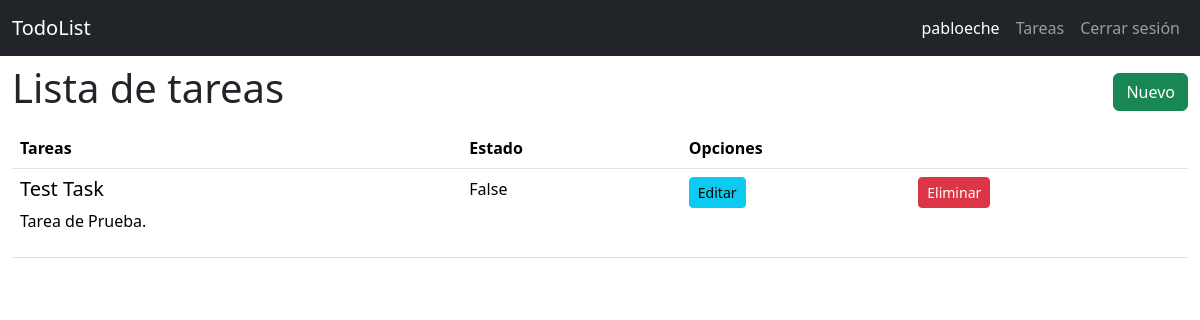
The app's page /todo/list (signed in), older data.
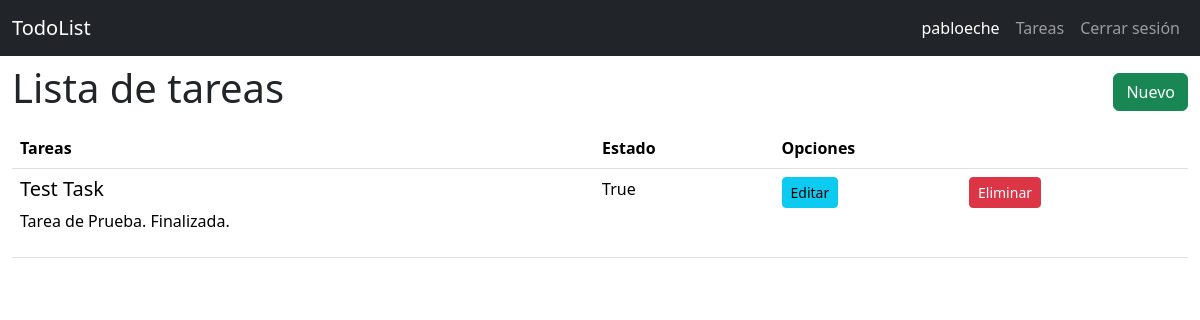
The same page, newer data.
### todor/models.py (models this page shows, shortened)
class User(db.Model):
    id = db.Column(db.Integer, primary_key = True)
    username = db.Column(db.String(20), unique = True, nullable = False)
    password = db.Column(db.Text, nullable = False)

class Todo(db.Model):
    id = db.Column(db.Integer, primary_key = True)
    created_by = db.Column(db.Integer, db.ForeignKey('user.id'), nullable = False)
    title = db.Column(db.String(100), nullable = False)
    desc = db.Column(db.Text)
    state = db.Column(db.Boolean, default = False)

### todor/todo.py (the view)
@bp.route('/list')
@login_required
def index():
    todos = Todo.query.all()
    return render_template('todo/index.html', todos=todos)

### todor/auth.py (called while the page is built)
@bp.before_app_request
def load_logged_in_user():
    user_id = session.get('user_id')
    if user_id is None:
        g.user = None
    else:
        g.user = User.query.get_or_404(user_id)

def login_required(view):
    @functools.wraps(view)
    def wrapped_view(**kwargs):
        if g.user is None:
            return redirect(url_for('auth.login'))
        return view(**kwargs)
    return wrapped_view

### todor/templates/todo/index.html
{% extends 'base.html' %}
{% block content %}
<section class="container-fluid">
    <nav class="navbar">
        <h1>{% block title %} Lista de tareas {% endblock %}</h1>
        <a href="{{ url_for('todo.create') }}" class="btn btn-success">Nuevo</a>
    </nav>
    <table class="table">
        <thead>
            <tr>
                <th class="col">Tareas</th>
                <th class="col">Estado</th>
                <th class="col" colspan="2">Opciones</th>
            </tr>
        </thead>
        <tbody>
            {% for todo in todos | reverse %}
            {% if g.user.id == todo.created_by %}
            <tr>
                <td>
                    <h5>{{todo.title}}</h5>
                    <p>{{todo.desc}}</p>
                </td>
                <td>{{todo.state}}</td>
                <td>
                    <a href="{{ url_for('todo.update', id = todo.id) }}" class="btn btn-info btn-sm">Editar</a>
                </td>
                <td>
                    <a href="" class="btn btn-danger btn-sm">Eliminar</a>
                </td>
            </tr>
            {% endif %}
            {% endfor %}
        </tbody>
    </table>
</section>
{% endblock %}

### todor/templates/base.html (shortened to what this page needs)
<!DOCTYPE html>
<html lang="en">
<head>
    <link href="https://cdn.jsdelivr.net/npm/bootstrap@5.3.2/dist/css/bootstrap.min.css" rel="stylesheet">
</head>
<body>
    <nav class="navbar navbar-expand-sm navbar-dark bg-dark" data-bs-theme="dark">
        <div class="container-fluid">
          <a class="navbar-brand" href="{{url_for('index')}}">TodoList</a>
          <div class="collapse navbar-collapse justify-content-end" id="navbarNav">
            <ul class="navbar-nav">
              {% if g.user %}
              <li class="nav-item">
                <span class="nav-link active"> {{ g.user.username }} </span>
              </li>
              <li class="nav-item">
                <a class="nav-link" href="{{url_for('todo.index')}}">Tareas</a>
              </li>
              <li class="nav-item">
                <a class="nav-link" href="{{url_for('auth.logout')}}">Cerrar sesión</a>
              </li>
              {% endif %}
            </ul>
          </div>
        </div>
      </nav>
      {% block content %}
      {% endblock %}
</body>
</html>

Row changes from the older to the newer data that the page shows:
changed Todo "Test Task": desc "Tarea de Prueba." → "Tarea de Prueba. Finalizada."; state "False" → "True"
